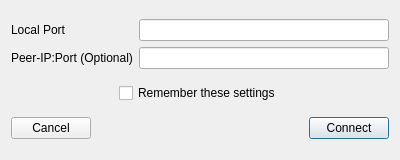
<?xml version="1.0" encoding="UTF-8"?>
<ui version="4.0">
 <class>Dialog</class>
 <widget class="QDialog" name="Dialog">
  <property name="geometry">
   <rect>
    <x>0</x>
    <y>0</y>
    <width>400</width>
    <height>160</height>
   </rect>
  </property>
  <property name="windowTitle">
   <string>Connection Setup</string>
  </property>
  <layout class="QVBoxLayout" name="verticalLayout">
   <item>
    <layout class="QGridLayout" name="gridLayout_2">
     <item row="0" column="1">
      <widget class="QLineEdit" name="localPortLineEdit"/>
     </item>
     <item row="0" column="0">
      <widget class="QLabel" name="localLabel">
       <property name="text">
        <string>Local Port</string>
       </property>
      </widget>
     </item>
     <item row="1" column="0">
      <widget class="QLabel" name="peerLabel">
       <property name="text">
        <string>Peer-IP:Port (Optional)</string>
       </property>
      </widget>
     </item>
     <item row="1" column="1">
      <widget class="QLineEdit" name="peerLineEdit"/>
     </item>
    </layout>
   </item>
   <item>
    <layout class="QHBoxLayout" name="horizontalLayout">
     <item>
      <spacer name="horizontalSpacer_2">
       <property name="orientation">
        <enum>Qt::Horizontal</enum>
       </property>
       <property name="sizeHint" stdset="0">
        <size>
         <width>40</width>
         <height>20</height>
        </size>
       </property>
      </spacer>
     </item>
     <item>
      <widget class="QCheckBox" name="rememberSettings">
       <property name="text">
        <string>Remember these settings</string>
       </property>
      </widget>
     </item>
     <item>
      <spacer name="horizontalSpacer_3">
       <property name="orientation">
        <enum>Qt::Horizontal</enum>
       </property>
       <property name="sizeHint" stdset="0">
        <size>
         <width>40</width>
         <height>20</height>
        </size>
       </property>
      </spacer>
     </item>
    </layout>
   </item>
   <item>
    <layout class="QHBoxLayout" name="horizontalLayout_2">
     <item>
      <widget class="QPushButton" name="cancelButton">
       <property name="text">
        <string>Cancel</string>
       </property>
       <property name="autoDefault">
        <bool>false</bool>
       </property>
      </widget>
     </item>
     <item>
      <spacer name="horizontalSpacer">
       <property name="orientation">
        <enum>Qt::Horizontal</enum>
       </property>
       <property name="sizeHint" stdset="0">
        <size>
         <width>40</width>
         <height>20</height>
        </size>
       </property>
      </spacer>
     </item>
     <item>
      <widget class="QPushButton" name="connectButton">
       <property name="text">
        <string>Connect</string>
       </property>
      </widget>
     </item>
    </layout>
   </item>
  </layout>
 </widget>
 <resources/>
 <connections/>
</ui>
